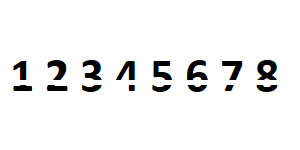
#> input picture images/digital_line_invert1.png, 300 x 150 px, found by its file name
$ jupyter execute noise_invert.ipynb
#> lines starting #> are read from the running program, lines starting #| are printed output that depends on the picture; after the words box and inside, x2 and y2 are one past the last pixel; in counts of white or black regions, pixels touching at a corner belong together
[cell 1]
import cv2
import numpy as np
import matplotlib.pyplot as plt

[cell 2]
img = cv2.imread(r"C:\Users\BARTU\Desktop\images\digital_line_invert1.png")
#> img is the input picture: shape (150, 300, 3); mean B, G, R 241.8, 241.8, 241.8
gray = cv2.cvtColor(img, cv2.COLOR_BGR2GRAY) #grayscaling

denoised = cv2.fastNlMeansDenoising(gray,None,20,7,21)

#Thresholding, to convert a grayscale image to a binary image.
thresh = cv2.threshold(denoised, 0, 255, cv2.THRESH_BINARY_INV + cv2.THRESH_OTSU)[1]
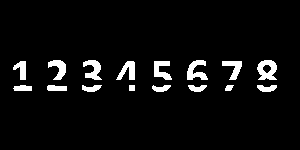
#> thresh: shape (150, 300); 5.2% white; 16 white regions, largest, box (x1, y1, x2, y2) and area: (257, 60, 277, 80) 272, (187, 60, 208, 80) 241, (83, 60, 102, 80) 219

[cell 3]
vertical_kernel = cv2.getStructuringElement(cv2.MORPH_RECT, (1, 6))
dilated = cv2.morphologyEx(thresh, cv2.MORPH_DILATE, vertical_kernel, iterations=1)
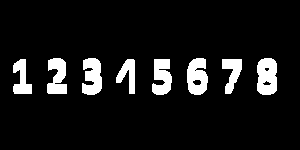
#> dilated: shape (150, 300); 9% white; 8 white regions, largest, box (x1, y1, x2, y2) and area: (257, 58, 277, 95) 640, (187, 58, 208, 95) 597, (82, 58, 102, 95) 570

[cell 4]
kernel = np.ones((4,2), np.uint8)
result = cv2.morphologyEx(dilated, cv2.MORPH_ERODE, kernel, iterations=1)
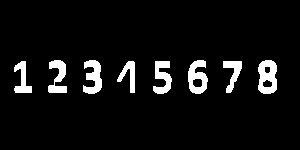
#> result: shape (150, 300); 6.5% white; 8 white regions, largest, box (x1, y1, x2, y2) and area: (258, 60, 277, 94) 485, (188, 60, 208, 94) 433, (83, 60, 102, 94) 412

[cell 5]
bitwise_result = cv2.bitwise_not(result)
#> bitwise_result: shape (150, 300); 93.5% white; 8 black regions
plt.figure(figsize=(10, 6))
plt.subplot(2, 2, 1)
plt.imshow(img, cmap='gray')
plt.title('Original Image')

plt.subplot(2, 2, 2)
plt.imshow(bitwise_result, cmap='gray')
plt.title('Processed Image')

plt.show()
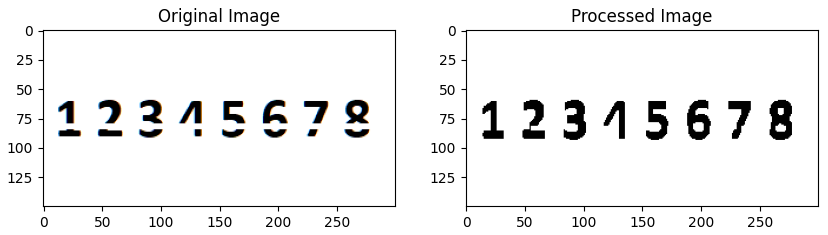
#> figure drawn by matplotlib, 2 panels; B, G, R data is drawn as R, G, B

[cell 6]
contours, hierarchy = cv2.findContours(result, cv2.RETR_EXTERNAL, cv2.CHAIN_APPROX_SIMPLE)
#> contours = 8 contours; box (x1, y1, x2, y2) and area: (258, 60, 277, 94) 520, (188, 60, 208, 94) 446, (83, 60, 102, 94) 350, (153, 61, 172, 94) 315, (48, 60, 67, 93) 306, (223, 61, 242, 93) 240, (14, 61, 32, 93) 238, (117, 61, 135, 93) 210
print ("Number of contours detected = %d" % len(contours))
#| Number of contours detected = 8

min_height = 10
for c in contours:
    x, y, w, h = cv2.boundingRect(c)
    if h > min_height:
        cv2.rectangle(img,(x,y),(x+w,y+h+1),(0,255,0),2)
#> this loop made 8 passes
#> (x, y, w, h) on passes 1 to 8: (223, 61, 19, 32), (153, 61, 19, 33), (117, 61, 18, 32), (14, 61, 18, 32), (258, 60, 19, 34), (188, 60, 20, 34), (83, 60, 19, 34), (48, 60, 19, 33)
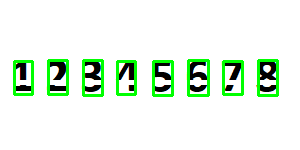
#> img: shape (150, 300, 3); 5.57% of pixels changed, all inside (x1, y1, x2, y2) = (13, 59, 279, 97)

[cell 7]
plt.figure(figsize=(10, 6))
plt.subplot(2, 2, 1)
plt.imshow(img, cmap='gray')
plt.title('Img')

plt.subplot(2, 2, 2)
plt.imshow(thresh, cmap='gray')
plt.title('thresh')

plt.subplot(2, 2, 3)
plt.imshow(dilated, cmap='gray')
plt.title('dilated')

plt.subplot(2, 2, 4)
plt.imshow(result, cmap='gray')
plt.title('result')

plt.show()
#> figure, not shown here; B, G, R data is drawn as R, G, B

$ run again, with images/digital_sp2.png copied over images/digital_line_invert1.png
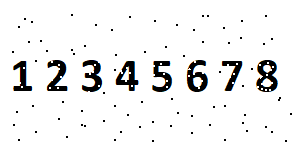
#> input picture images/digital_sp2.png, 300 x 150 px, found by its file name
#> img is the input picture: shape (150, 300, 3); mean B, G, R 238.9, 238.9, 238.8
#> `thresh = cv2.threshold(denoised, 0, 255, cv2.THRESH_BINARY_INV + cv2.T..`:
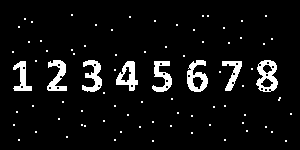
#> thresh: shape (150, 300); 6.4% white; 82 white regions (74 under 20 px), largest, box (x1, y1, x2, y2) and area: (256, 60, 278, 92) 393, (187, 60, 208, 92) 370, (82, 60, 102, 92) 333
#> dilated: shape (150, 300); 11.6% white; 81 white regions (71 under 20 px), largest, box (x1, y1, x2, y2) and area: (256, 58, 278, 95) 659, (187, 58, 208, 95) 594, (82, 58, 102, 95) 560
#> result: shape (150, 300); 7.4% white; 82 white regions (74 under 20 px), largest, box (x1, y1, x2, y2) and area: (257, 60, 278, 94) 504, (188, 60, 208, 94) 423, (83, 60, 102, 94) 395
#> bitwise_result: shape (150, 300); 92.6% white; 82 black regions (74 under 20 px)
#> contours = 82 contours, 74 with area under 20; largest, box (x1, y1, x2, y2) and area: (257, 60, 278, 94) 530, (188, 60, 208, 94) 434, (117, 61, 138, 93) 366, (48, 60, 67, 93) 338, (83, 60, 102, 94) 330, (153, 61, 172, 94) 320, (223, 61, 242, 93) 243, (14, 61, 32, 93) 238
#| Number of contours detected = 82
#> the loop `for c in contours:` made 82 passes
#> (c, x, y, w, h) on passes 1 to 8: ([[286, 140], [286, 143]], 286, 140, 1, 4), ([[153, 140], [153, 143]], 153, 140, 1, 4), ([[225, 139], [225, 142]], 225, 139, 1, 4), ([[115, 139], [115, 142]], 115, 139, 1, 4), ([[19, 139], [19, 142]], 19, 139, 1, 4), ([[67, 136], [67, 139]], 67, 136, 1, 4), ([[192, 132], [192, 135]], 192, 132, 1, 4), ([[272, 131], [272, 134]], 272, 131, 1, 4)
#> after the loop `for c in contours:`:
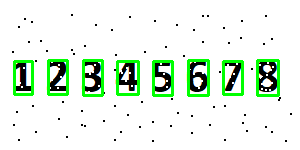
#> img: shape (150, 300, 3); 5.64% of pixels changed, all inside (x1, y1, x2, y2) = (13, 59, 280, 97)
